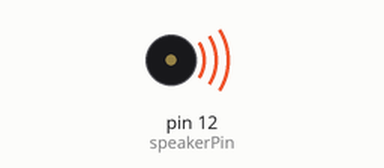
A sketch run on a simulated Arduino Mega 2560, built with avr-gcc and run on an emulated ATmega2560. On the bench: buzzer (waves = sounding).

Above: at 0.1 s.
At 5.1 s:
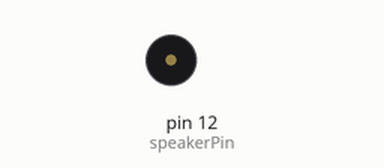
Timing chart, 0 to 6.6 s (numbered marks = the images above):
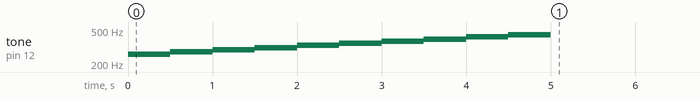

The sketch:

Lec11a_nd.ino
```cpp
/*
Lec 11a - Una escala sencilla.

Utilizaremos las funciones tone() y noTone()

tone() - Genera una onda cuadrada de la frecuencia especificada (y un 50% de
ciclo de trabajo) en un pin. La duración puede ser especificada, en caso
contrario la onda continua hasta que haya una llamada a noTone(). El pin puede
conectarse a un zumbador piezoeléctrico u otro altavoz que haga sonar los
tonos.
  Sólo puede generarse un tono cada vez. Si un tono está sonando en un pin
diferente, la llamada a tone() no tendrá efecto. Si el tono está sonando en el
mismo pin, la llamada establecerá la nueva frecuencia.
El uso de la función tone() interferirá con la salida PWM en los pins 3 y 11 (en
otras placas distintas de la Mega).

NOTA: si quieres hacer sonar diferentes tonos en múltiples pins necesitas llamar
a noTone() en un pin antes de llamar a tone() en el siguiente pin.

- Sintáxis

tone(pin, frecuencia)
tone(pin, frecuencia, duracion)

- Parámetros

pin: el pin en el que generar el tono
frecuencia: la frecuencia del tono en hercios (Hz).
duracion: la duración del tono en milisegundos (opcional)

NOTA: las frecuencias audibles por el oído humano van de los 20Hz a los 20KHz
por lo que el parámetro "frecuencia" debería estar comprendido entre estos dos
valores.
- Retorno
  Ninguno

noTone() - Detiene la generación de la señal cuadrada que se activa al hacer
uso de la función tone(). No tiene efecto si no se está generando ningún tono.

NOTA: si quieres generar tonos diferentes en múltiples pines , necesitas usar la
función noTone() en el pin antes de llamar a la función tone() en el siguiente
pin.

- Sintaxis
  noTone(pin)

- Parámetros
  pin: el pin en el cual se va a parar de generar el tono.

- Devuelve
  Nada
*/

int speakerPin = 12;
int numTones = 10;
int tones[] = {261, 277, 294, 311, 330, 349, 370, 392, 415, 440};
        // mid C C# D D# E F F# G G# A

void setup() {
  for (int i = 0; i < numTones; i++) {
    tone(speakerPin, tones[i]);
    delay(500);
  }
  noTone(speakerPin);
}

void loop() {
}
```
